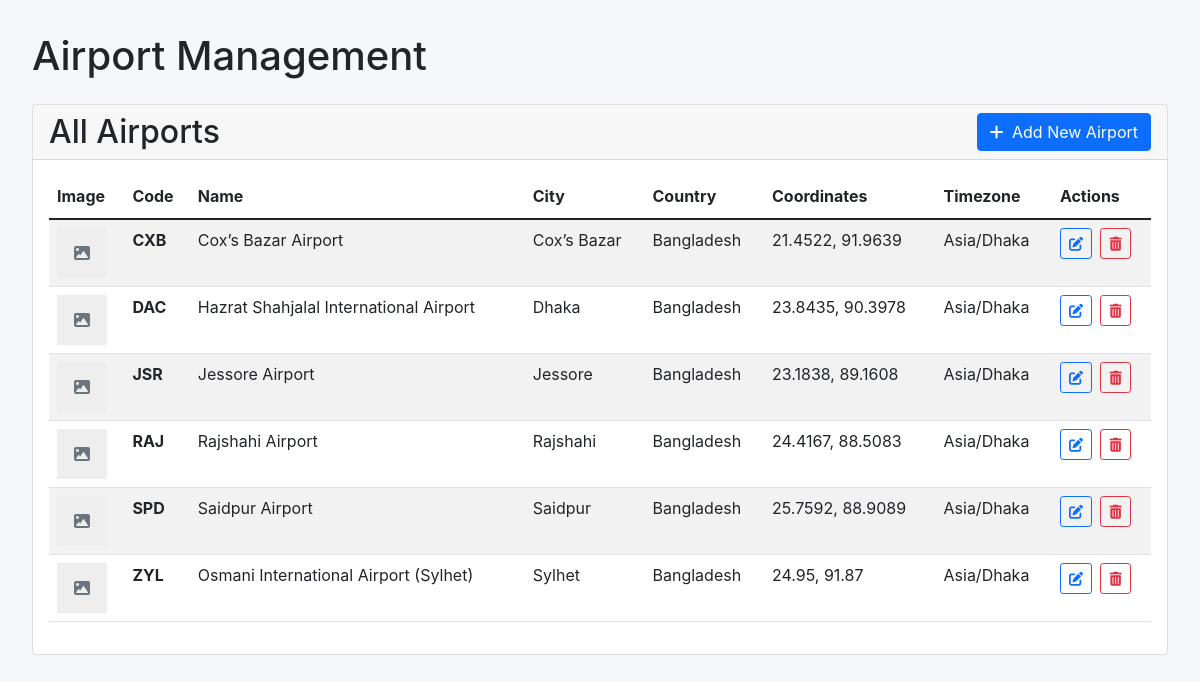
Screenshot of /admin/pages/airports.php with the database file from the repository.
### tables this page shows
CREATE TABLE `airports` (
  `airport_id` int(11) NOT NULL,
  `code` varchar(5) NOT NULL,
  `name` varchar(100) NOT NULL,
  `image_url` varchar(30) DEFAULT NULL,
  `city` varchar(50) NOT NULL,
  `country` varchar(50) NOT NULL,
  `latitude` decimal(10,8) DEFAULT NULL,
  `longitude` decimal(11,8) DEFAULT NULL,
  `timezone` varchar(50) DEFAULT NULL
);

### admin/pages/airports.php (the view, shortened to what this page needs)
<?php
$db = DBConfig::getInstance()->getConnection();
$stmt = $db->query("SELECT * FROM airports ORDER BY country, city");
$airports = $stmt->fetchAll();
?>
<!DOCTYPE html>
<html lang="en">
<head>
    <link rel="stylesheet" href="https://cdnjs.cloudflare.com/ajax/libs/font-awesome/6.0.0-beta3/css/all.min.css">
    <link rel="stylesheet" href="https://cdn.jsdelivr.net/npm/bootstrap@5.1.3/dist/css/bootstrap.min.css">
    <link rel="stylesheet" href="assets/css/admin.css">
</head>
<body>
<div class="admin-container">
    <h1 class="mb-4">Airport Management</h1>
    <div class="card mb-4">
        <div class="card-header d-flex justify-content-between align-items-center">
            <h2 class="mb-0">All Airports</h2>
            <button class="btn btn-primary" data-bs-toggle="modal" data-bs-target="#addAirportModal">
                <i class="fas fa-plus me-1"></i> Add New Airport
            </button>
        </div>
        <div class="card-body">
            <div class="table-responsive">
                <table class="table table-striped table-hover">
                    <thead>
                        <tr>
                            <th>Image</th>
                            <th>Code</th>
                            <th>Name</th>
                            <th>City</th>
                            <th>Country</th>
                            <th>Coordinates</th>
                            <th>Timezone</th>
                            <th>Actions</th>
                        </tr>
                    </thead>
                    <tbody>
                        <?php foreach ($airports as $airport): ?>
                        <tr>
                            <td>
                                <?php if ($airport['image_url']): ?>
                                    <img src="<?= htmlspecialchars($airport['image_url']) ?>" alt="Airport Image" style="width: 50px; height: 50px; object-fit: cover;">
                                <?php else: ?>
                                    <div class="no-image" style="width: 50px; height: 50px; background: #eee; display: flex; align-items: center; justify-content: center;">
                                        <i class="fas fa-image text-muted"></i>
                                    </div>
                                <?php endif; ?>
                            </td>
                            <td><strong><?= htmlspecialchars($airport['code']) ?></strong></td>
                            <td><?= htmlspecialchars($airport['name']) ?></td>
                            <td><?= htmlspecialchars($airport['city']) ?></td>
                            <td><?= htmlspecialchars($airport['country']) ?></td>
                            <td>
                                <?= round($airport['latitude'], 4) ?>, <?= round($airport['longitude'], 4) ?>
                            </td>
                            <td><?= htmlspecialchars($airport['timezone']) ?></td>
                            <td>
                                <button class="btn btn-sm btn-outline-primary me-1 edit-airport"
                                        data-airport='<?= htmlspecialchars(json_encode($airport)) ?>'>
                                    <i class="fas fa-edit"></i>
                                </button>
                                <form method="POST" class="d-inline">
                                    <button type="submit" name="delete_airport" class="btn btn-sm btn-outline-danger"
                                            onclick="return confirm('Are you sure you want to delete this airport?')">
                                        <i class="fas fa-trash-alt"></i>
                                    </button>
                                </form>
                            </td>
                        </tr>
                        <?php endforeach; ?>
                    </tbody>
                </table>
            </div>
        </div>
    </div>
</div>

### admin/assets/css/admin.css (style rules this page uses)
:root { --primary: #4361ee; --primary-light: #eef2ff; --secondary: #3f37c9; --success: #4cc9a0; --warning: #f8961e; --danger: #f72585; --dark: #212529; --light: #f8f9fa; --gray: #6c757d; --gray-light: #e9ecef; --card-shadow: 0 4px 6px -1px rgba(0, 0, 0, 0.1), 0 2px 4px -1px rgba(0, 0, 0, 0.06); --card-shadow-hover: 0 10px 15px -3px rgba(0, 0, 0, 0.1), 0 4px 6px -2px rgba(0, 0, 0, 0.05); --transition: all 0.3s ease; }
* { margin: 0; padding: 0; box-sizing: border-box; }
body { font-family: 'Inter', sans-serif; background-color: #f5f7fb; color: var(--dark); line-height: 1.6; }
.admin-container { max-width: 1800px; margin: 0 auto; padding: 2rem; }
.table-responsive { overflow-x: auto; }

### rows the page displays
airports: code "CXB", name "Cox’s Bazar Airport", city "Cox’s Bazar", country "Bangladesh", latitude "21.4522", longitude "91.9639", timezone "Asia/Dhaka"
airports: code "DAC", name "Hazrat Shahjalal International Airport", city "Dhaka", country "Bangladesh", latitude "23.8435", longitude "90.3978", timezone "Asia/Dhaka"
airports: code "JSR", name "Jessore Airport", city "Jessore", country "Bangladesh", latitude "23.1838", longitude "89.1608", timezone "Asia/Dhaka"
airports: code "RAJ", name "Rajshahi Airport", city "Rajshahi", country "Bangladesh", latitude "24.4167", longitude "88.5083", timezone "Asia/Dhaka"
airports: code "SPD", name "Saidpur Airport", city "Saidpur", country "Bangladesh", latitude "25.7592", longitude "88.9089", timezone "Asia/Dhaka"
airports: code "ZYL", name "Osmani International Airport (Sylhet)", city "Sylhet", country "Bangladesh", latitude "24.95", longitude "91.87", timezone "Asia/Dhaka"
